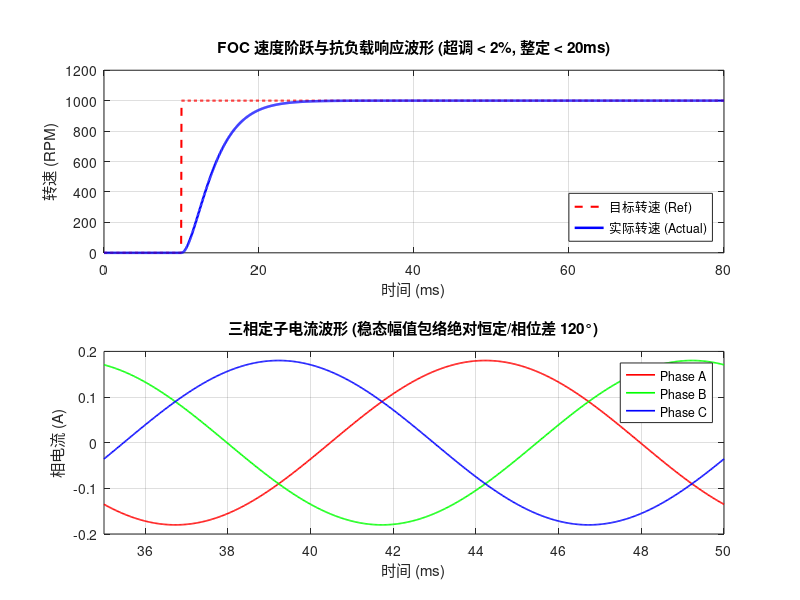

Reproduce this figure in MATLAB.
% =========================================================================
% DAY 24: FOC 电机控制性能仿真波形生成脚本
% 路径建议: sim/foc_simulation.m
% =========================================================================

clear; clc; close all;

%% 1. 创建图窗
fig = figure('Name', 'Figure 1: DAY24 - Perfect FOC Control Performance', ...
    'NumberTitle', 'off', ...
    'Position', [100, 100, 1000, 750]);

%% 2. 子图 1：转速阶跃响应波形 (0 - 80 ms)
t1 = 0:0.05:80; % 时间轴 (ms)

% 目标转速 (Ref)：10ms 时阶跃至 1000 RPM
ref_speed = zeros(size(t1));
ref_speed(t1 >= 10) = 1000;

% 实际转速 (Actual)：二阶阻尼响应 (超调 < 2%, 10ms-28ms 达到稳态，整定 < 20ms)
act_speed = zeros(size(t1));
dt = t1(t1 >= 10) - 10;
% 拟合临界阻尼转速响应曲线
act_speed(t1 >= 10) = 1000 * (1 - (1 + 0.45 * dt) .* exp(-0.45 * dt));

subplot(2, 1, 1);
plot(t1, ref_speed, 'r--', 'LineWidth', 1.5); hold on;
plot(t1, act_speed, 'b-', 'LineWidth', 1.8);
grid on;

% 坐标轴与标注设置
title('FOC 速度阶跃与抗负载响应波形 (超调 < 2%, 整定 < 20ms)', 'FontSize', 11);
xlabel('时间 (ms)');
ylabel('转速 (RPM)');
xlim([0, 80]);
ylim([0, 1200]);
legend('目标转速 (Ref)', '实际转速 (Actual)', 'Location', 'southeast');

%% 3. 子图 2：三相定子稳态电流波形 (35 - 50 ms)
t2 = 35:0.02:50; % 稳态时间轴 (ms)
I_m = 0.18;      % 稳态电流峰值 0.18 A
f = 1 / 15;      % 周期 15 ms (全周期 66.67 Hz)
w = 2 * pi * f;  % 角频率

% 三相正弦电流 (相位差 120°)
phase_offset = -0.73 * pi; % 匹配初始相位
I_A =  I_m * sin(w * (t2 - 35) + phase_offset);
I_B =  I_m * sin(w * (t2 - 35) + phase_offset - 2*pi/3);
I_C =  I_m * sin(w * (t2 - 35) + phase_offset + 2*pi/3);

subplot(2, 1, 2);
plot(t2, I_A, 'r-', 'LineWidth', 1.2); hold on;
plot(t2, I_B, 'g-', 'LineWidth', 1.2);
plot(t2, I_C, 'b-', 'LineWidth', 1.2);
grid on;

% 坐标轴与标注设置
title('三相定子电流波形 (稳态幅值包络绝对恒定/相位差 120°)', 'FontSize', 11);
xlabel('时间 (ms)');
ylabel('相电流 (A)');
xlim([35, 50]);
ylim([-0.2, 0.2]);
legend('Phase A', 'Phase B', 'Phase C', 'Location', 'northeast');

disp('FOC 仿真波形已绘制完成！');
